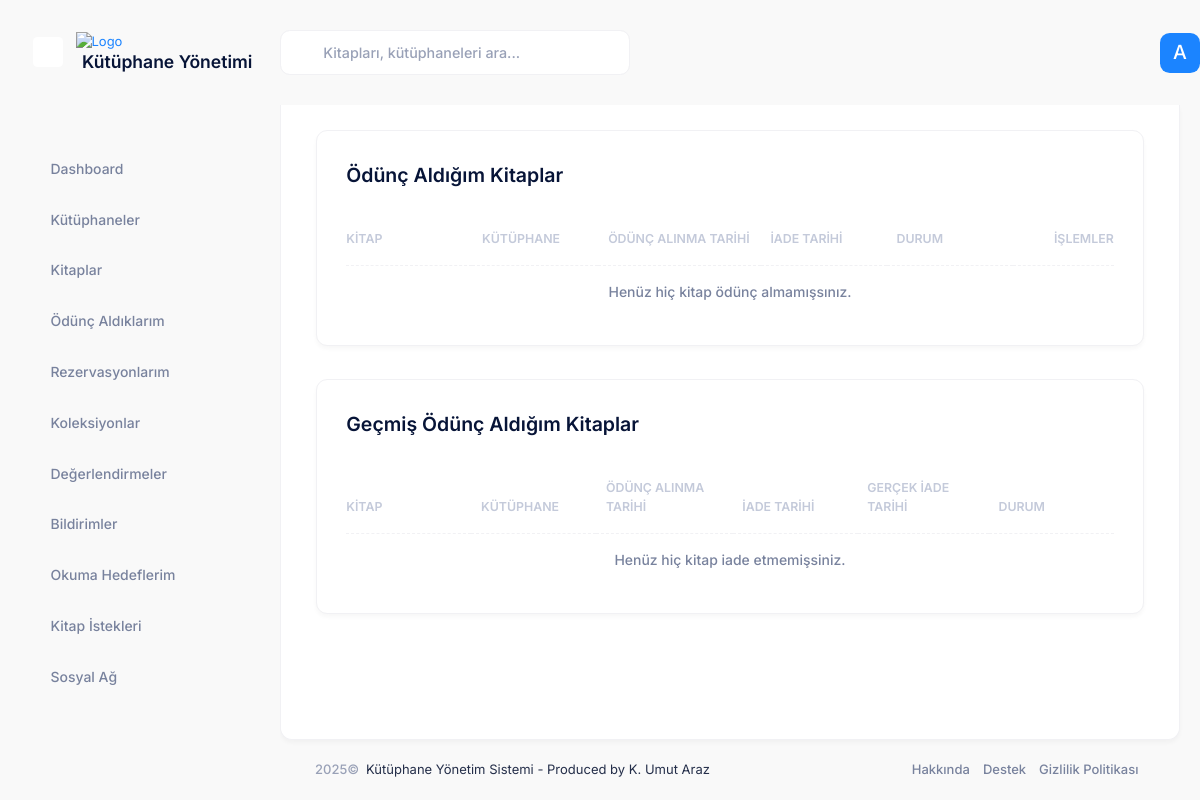
The page /accounts/my-books/ (signed in) on the database as committed earlier.
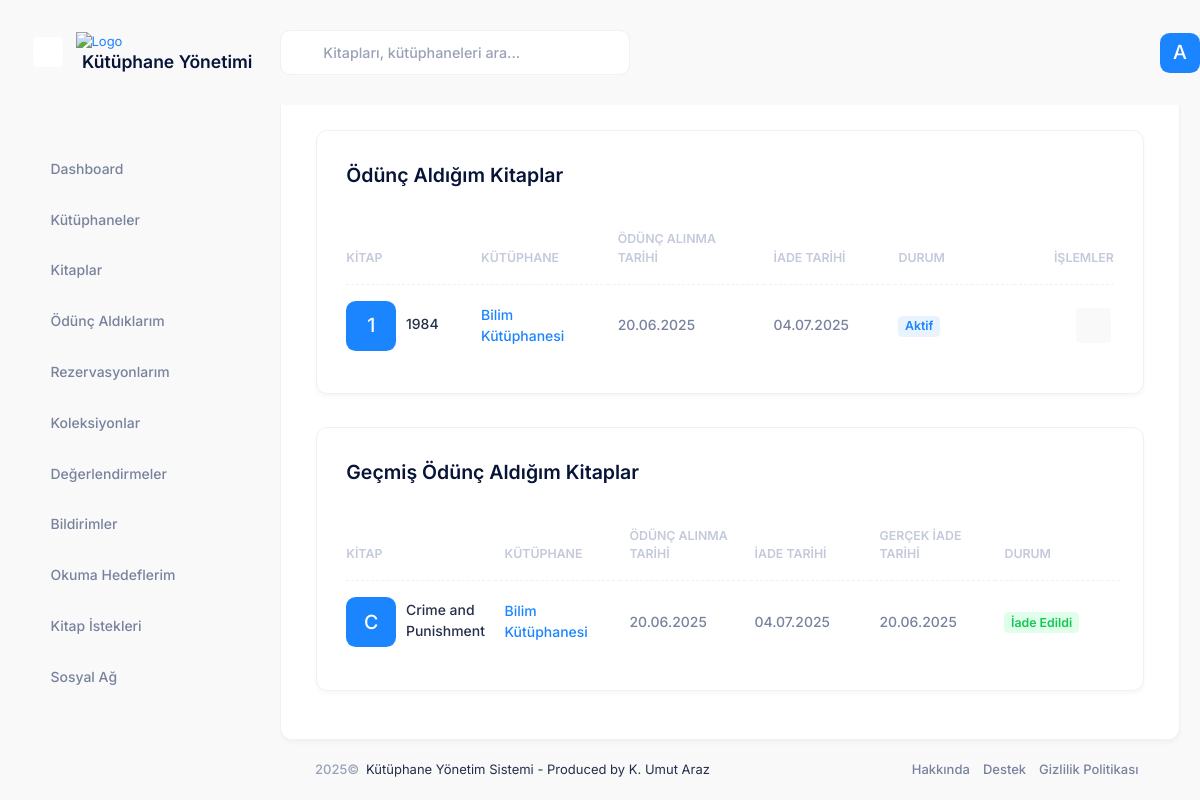
The same page on the database as committed later.
### loans/models.py (models this page shows, shortened)
class Loan(models.Model):
    STATUS_CHOICES = (
        ('active', 'Aktif'),
        ('returned', 'İade Edildi'),
        ('overdue', 'Gecikmiş'),
    )
    book = models.ForeignKey(Book, verbose_name='Kitap', on_delete=models.CASCADE, related_name='loans')
    borrower = models.ForeignKey(settings.AUTH_USER_MODEL, verbose_name='Ödünç Alan', on_delete=models.CASCADE, related_name='borrowed_books')
    loaned_by = models.ForeignKey(settings.AUTH_USER_MODEL, verbose_name='Ödünç Veren', on_delete=models.CASCADE, related_name='managed_loans')
    loan_date = models.DateTimeField('Ödünç Verme Tarihi', default=timezone.now)
    due_date = models.DateTimeField('İade Tarihi')
    return_date = models.DateTimeField('Gerçek İade Tarihi', blank=True, null=True)
    status = models.CharField('Durum', max_length=10, choices=STATUS_CHOICES, default='active')
    notes = models.TextField('Notlar', blank=True, null=True)
    class Meta:
        ordering = ['-loan_date']
        verbose_name = 'Ödünç Verme'
        verbose_name_plural = 'Ödünç Vermeler'
    @property
    def status_color(self):
        color_map = {
            'active': 'primary',
            'returned': 'success',
            'overdue': 'danger'
        }
        return color_map.get(self.status, 'primary')

### books/models.py (models this page shows, shortened)
class Book(models.Model):
    STATUS_CHOICES = (
        ('available', 'Mevcut'),
        ('borrowed', 'Ödünç Verilmiş'),
        ('reserved', 'Rezerve Edilmiş'),
        ('maintenance', 'Bakımda'),
    )
    title = models.CharField('Başlık', max_length=255)
    author = models.CharField('Yazar', max_length=255)
    isbn = models.CharField('ISBN', max_length=20, blank=True, null=True)
    description = models.TextField('Açıklama', blank=True, null=True)
    cover_image = models.ImageField('Kapak Resmi', upload_to='book_covers/', blank=True, null=True)
    library = models.ForeignKey(Library, verbose_name='Kütüphane', on_delete=models.CASCADE, related_name='books')
    status = models.CharField('Durum', max_length=20, choices=STATUS_CHOICES, default='available')
    publication_year = models.PositiveIntegerField('Yayın Yılı', blank=True, null=True)
    publisher = models.CharField('Yayınevi', max_length=255, blank=True, null=True)
    language = models.CharField('Dil', max_length=50, blank=True, null=True)
    pages = models.PositiveIntegerField('Sayfa Sayısı', blank=True, null=True)
    created_at = models.DateTimeField('Oluşturulma Tarihi', auto_now_add=True)
    updated_at = models.DateTimeField('Güncellenme Tarihi', auto_now=True)
    class Meta:
        ordering = ['title', 'author']
        verbose_name = 'Kitap'
        verbose_name_plural = 'Kitaplar'

### libraries/models.py (models this page shows, shortened)
class Library(models.Model):
    name = models.CharField('Adı', max_length=255)
    description = models.TextField('Açıklama', blank=True, null=True)
    owner = models.ForeignKey(
        settings.AUTH_USER_MODEL,
        verbose_name='Sahibi',
        on_delete=models.CASCADE,
        related_name='owned_libraries'
    )
    admins = models.ManyToManyField(
        settings.AUTH_USER_MODEL,
        verbose_name='Yöneticiler',
        related_name='administered_libraries',
        blank=True
    )
    created_at = models.DateTimeField('Oluşturulma Tarihi', auto_now_add=True)
    updated_at = models.DateTimeField('Güncellenme Tarihi', auto_now=True)
    address = models.TextField('Adres', blank=True, null=True)
    phone = models.CharField('Telefon', max_length=20, blank=True, null=True)
    email = models.EmailField('E-posta', blank=True, null=True)
    class Meta:
        verbose_name = 'Kütüphane'
        verbose_name_plural = 'Kütüphaneler'
        ordering = ['name']

### accounts/views.py (the view)
# urls.py: path('my-books/', views.my_books, name='my_books'),
def my_books(request):
    from loans.models import Loan
    active_loans = Loan.objects.filter(
        borrower=request.user,
        status__in=['active', 'overdue']
    ).select_related('book', 'book__library')
    past_loans = Loan.objects.filter(
        borrower=request.user,
        status='returned'
    ).select_related('book', 'book__library')
    context = {
        'active_loans': active_loans,
        'past_loans': past_loans
    }
    return render(request, 'accounts/my_books.html', context)

### accounts/models.py (called while the page is built)
    @property
    def is_super_admin(self):
        return self.user_type == 'super_admin'

    @property
    def is_library_admin(self):
        return self.user_type == 'library_admin'

### library_management/context_processors.py (called while the page is built)
def user(request):
    if request.path.startswith('/admin/'):
        return {}
    if hasattr(request, 'user') and request.user.is_authenticated:
        return {}  # Don't add anything, Django's auth context processor handles this
    return {'user': DummyUser()}

### templates/accounts/my_books.html (shortened to what the changed rows need)
{% extends 'layouts/base.html' %}
{% load static %}
{% block content %}
<div class="card mb-10">
    <div class="card-header border-0 pt-6">
        <div class="card-title">
            <h2>Ödünç Aldığım Kitaplar</h2>
        </div>
    </div>
    <div class="card-body py-4">
        <table class="table align-middle table-row-dashed fs-6 gy-5" id="kt_active_loans_table">
            <thead>
                <tr class="text-start text-gray-400 fw-bold fs-7 text-uppercase gs-0">
                    <th class="min-w-125px">Kitap</th>
                    <th class="min-w-125px">Kütüphane</th>
                    <th class="min-w-125px">Ödünç Alınma Tarihi</th>
                    <th class="min-w-125px">İade Tarihi</th>
                    <th class="min-w-125px">Durum</th>
                    <th class="text-end min-w-100px">İşlemler</th>
                </tr>
            </thead>
            <tbody class="fw-semibold text-gray-600">
                {% for loan in active_loans %}
                <tr>
                    <td class="d-flex align-items-center">
                        <div class="symbol symbol-50px me-3">
                            {% if loan.book.cover_image %}
                            <img src="{{ loan.book.cover_image.url }}" class="" alt="Book Cover" />
                            {% else %}
                            <div class="symbol-label fs-2 fw-semibold bg-primary text-inverse-primary">{{ loan.book.title|first }}</div>
                            {% endif %}
                        </div>
                        <a href="{% url 'books:detail' loan.book.id %}" class="text-gray-800 text-hover-primary mb-1">{{ loan.book.title }}</a>
                    </td>
                    <td><a href="{% url 'libraries:detail' loan.book.library.id %}">{{ loan.book.library.name }}</a></td>
                    <td>{{ loan.loan_date|date:"d.m.Y" }}</td>
                    <td>{{ loan.due_date|date:"d.m.Y" }}</td>
                    <td><span class="badge badge-light-{{ loan.status_color }} fs-7 fw-bold">{{ loan.get_status_display }}</span></td>
                    <td class="text-end">
                        <a href="{% url 'books:detail' loan.book.id %}" class="btn btn-icon btn-bg-light btn-active-color-primary btn-sm me-1">
                            <i class="ki-outline ki-eye fs-2"></i>
                        </a>
                    </td>
                </tr>
                {% empty %}
                <tr>
                    <td colspan="6" class="text-center">Henüz hiç kitap ödünç almamışsınız.</td>
                </tr>
                {% endfor %}
            </tbody>
        </table>
    </div>
</div>
<div class="card">
    <div class="card-header border-0 pt-6">
        <div class="card-title">
            <h2>Geçmiş Ödünç Aldığım Kitaplar</h2>
        </div>
    </div>
    <div class="card-body py-4">
        <table class="table align-middle table-row-dashed fs-6 gy-5" id="kt_past_loans_table">
            <thead>
                <tr class="text-start text-gray-400 fw-bold fs-7 text-uppercase gs-0">
                    <th class="min-w-125px">Kitap</th>
                    <th class="min-w-125px">Kütüphane</th>
                    <th class="min-w-125px">Ödünç Alınma Tarihi</th>
                    <th class="min-w-125px">İade Tarihi</th>
                    <th class="min-w-125px">Gerçek İade Tarihi</th>
                    <th class="min-w-125px">Durum</th>
                </tr>
            </thead>
            <tbody class="fw-semibold text-gray-600">
                {% for loan in past_loans %}
                <tr>
                    <td class="d-flex align-items-center">
                        <div class="symbol symbol-50px me-3">
                            {% if loan.book.cover_image %}
                            <img src="{{ loan.book.cover_image.url }}" class="" alt="Book Cover" />
                            {% else %}
                            <div class="symbol-label fs-2 fw-semibold bg-primary text-inverse-primary">{{ loan.book.title|first }}</div>
                            {% endif %}
                        </div>
                        <a href="{% url 'books:detail' loan.book.id %}" class="text-gray-800 text-hover-primary mb-1">{{ loan.book.title }}</a>
                    </td>
                    <td><a href="{% url 'libraries:detail' loan.book.library.id %}">{{ loan.book.library.name }}</a></td>
                    <td>{{ loan.loan_date|date:"d.m.Y" }}</td>
                    <td>{{ loan.due_date|date:"d.m.Y" }}</td>
                    <td>{{ loan.return_date|date:"d.m.Y" }}</td>
                    <td><span class="badge badge-light-{{ loan.status_color }} fs-7 fw-bold">{{ loan.get_status_display }}</span></td>
                </tr>
                {% empty %}
                <tr>
                    <td colspan="6" class="text-center">Henüz hiç kitap iade etmemişsiniz.</td>
                </tr>
                {% endfor %}
            </tbody>
        </table>
    </div>
</div>
{% endblock %}

Rows that differ between the two databases and show on the page:
added Loan: book|first "1", book "1984", book.library.name "Bilim Kütüphanesi", loan_date "20.06.2025", due_date "04.07.2025", status "Aktif", shown under "Ödünç Aldığım Kitaplar"
added Loan: book|first "C", book "Crime and Punishment", book.library.name "Bilim Kütüphanesi", loan_date "20.06.2025", due_date "04.07.2025", return_date "20.06.2025", status "İade Edildi", shown under "Geçmiş Ödünç Aldığım Kitaplar"
Other text that changed with them:
text no longer shown: "Henüz hiç kitap ödünç almamışsınız. Henüz hiç kitap iade etmemişsiniz."
